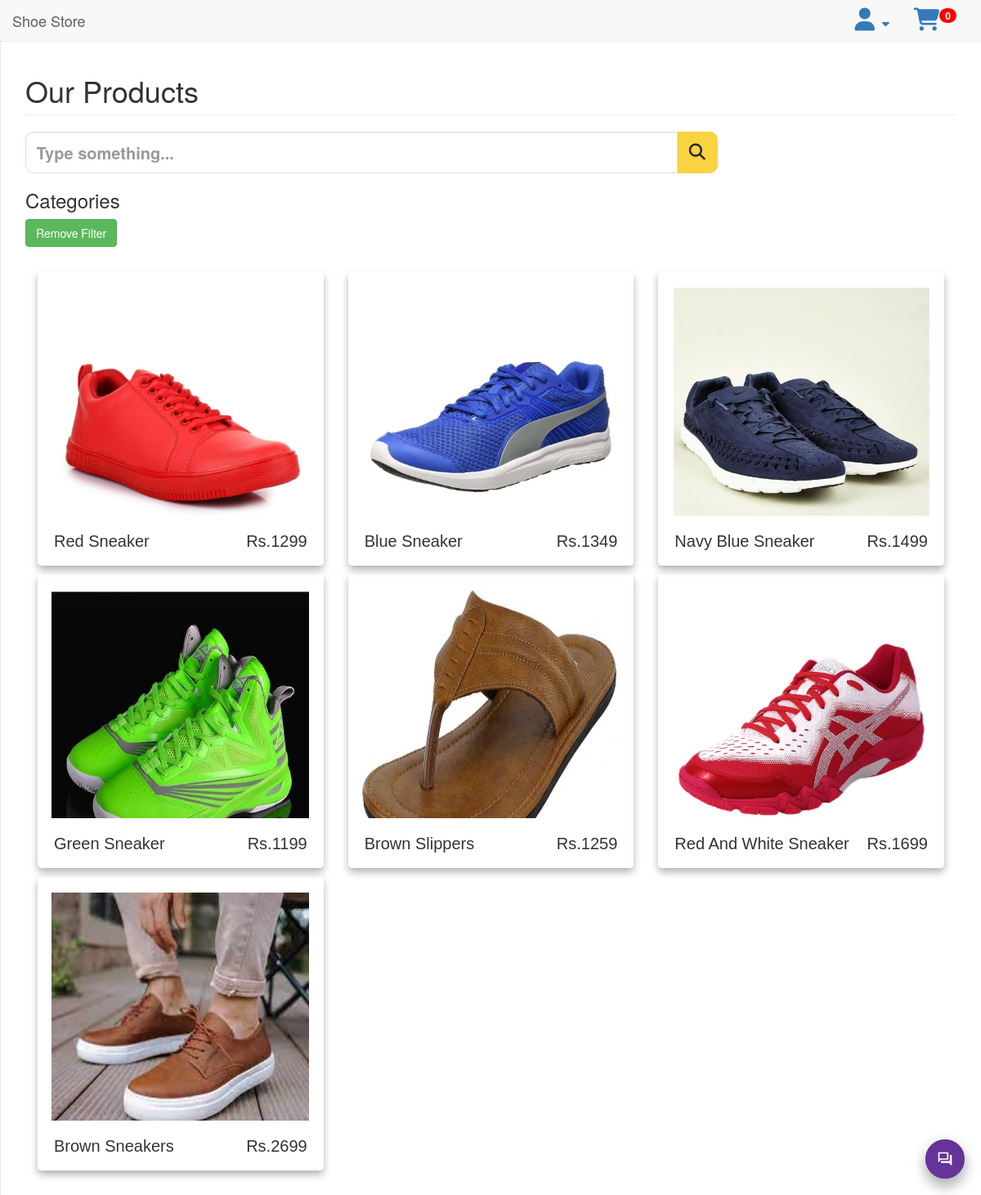
The page /client/index_men.php on the database its author committed.
### tables this page shows
CREATE TABLE `product` (
  `id` int(11) NOT NULL,
  `cat_id` int(11) NOT NULL,
  `p_name` varchar(250) NOT NULL,
  `p_quantity` int(11) NOT NULL,
  `price` int(11) NOT NULL,
  `photo` varchar(255) NOT NULL
);

### client/index_men.php (the view, shortened to what this page needs)
<?php include("connection.php");
$query = "SELECT * FROM temp";
$res_query = mysqli_query($con, $query);
$chk_query = mysqli_num_rows($res_query);
$row_temp = mysqli_fetch_array($res_query);
if($chk_query =='1')
{
    $id = $row_temp['loginid'];
    $sql_query = "SELECT * FROM `cart` WHERE user_id = '$id'";
    $result = mysqli_query($con, $sql_query);
    $cnt = mysqli_num_rows($result);
}
else
{
    $sql_query = "SELECT * FROM `cart` WHERE user_id = ''";
    $result = mysqli_query($con, $sql_query);
    $cnt = mysqli_num_rows($result);
}
?>
<!DOCTYPE html>
<html>
<head>
    <link rel="stylesheet" href="https://maxcdn.bootstrapcdn.com/bootstrap/3.3.7/css/bootstrap.min.css">
    <link rel="stylesheet" href="https://cdnjs.cloudflare.com/ajax/libs/metisMenu/2.5.2/metisMenu.css">
    <link rel="stylesheet" href="https://cdnjs.cloudflare.com/ajax/libs/morris.js/0.5.1/morris.css">
    <link rel="stylesheet" href="https://cdnjs.cloudflare.com/ajax/libs/font-awesome/5.15.0/css/all.min.css">
    <link rel="stylesheet" href="https://s3-us-west-2.amazonaws.com/s.cdpn.io/416491/timeline.css">
</head>
<body>
    <?php require_once("bot.php") ?>
    <div id="wrapper">
        <nav class="navbar navbar-default navbar-static-top d-flex" role="navigation" style="margin-bottom: 0">
            <div class="navbar-header">
                <a class="navbar-brand" href="index.php">Shoe Store</a>
            </div>
            <ul class="nav navbar-top-links" style="display:flex;justify-content:flex-end;">
                <?php
                if($chk_query =='1')
                {
                ?>
                <li class="dropdown">
                    <a class="dropdown-toggle" data-toggle="dropdown" href="#">
                        <i class="fa fa-user fa-fw fa-2x"></i> <i class="fa fa-caret-down"></i>
                    </a>
                </li>
                <?php }?>
                <li class="dropdown">
                    <a class="dropdown-toggle" href="cart_home.php">
                        <i class="fas fa-shopping-cart fa-2x"></i><span class="badge"
                            style="background-color: red;"><?php echo $cnt?></span>
                    </a>
                </li>
            </ul>
        </nav>
        <div id="page-wrapper">
            <div class="row">
                <?php
                    $title = "";
                    if (isset($_POST['search']))
                    {
                        $title = $_POST['search'];
                        $sql   = "SELECT * FROM `product` WHERE `p_name` LIKE '%$title%' AND cat_id = 1";
                        $res   = mysqli_query($con, $sql);
                    }
                    else
                    {
                        $sql = "SELECT * FROM `product` WHERE `p_name` LIKE '%$title%' AND cat_id = 1";
                        $res   = mysqli_query($con, $sql);
                        $title = "";
                    }
                ?>
                <div class="col-lg-12">
                    <h1 class="page-header">Our Products</h1>
                </div>
            </div>
            <div class="row">
                <div class="col-lg-9 col-md-12">
                    <form action="" method="POST" class="search-form form">
                        <label class="search-label">
                            <input type="search" name="search" class="form-control search-field"
                                placeholder="Type something..." value="<?php echo $title?>" />
                        </label>
                        <button class="search-submit search-button"><i class="fas fa-search fa-2x"></i></button>
                    </form>
                    <h3>Categories</h3>
                    <a href="index.php"><button class="btn btn-success">Remove Filter</button></a>
                    <br>
                    <br>
                </div>
            </div>
            <div class="row">
                <div class="col-lg-12 container d-flex flex-wrap">
                    <?php
            if(mysqli_num_rows($res)>='1')
            {
				while($row=mysqli_fetch_array($res))
  				{
  				?>
                    <form action="cart.php" method="GET" class="col-lg-4 col-md-6">
                        <div class="card">
                            <figure>
                                <img src="../admin/uploaded/<?php echo $row['photo']; ?>" style="height:340px" alt="">
                            </figure>
                            <section class="details">
                                <div class="min-details">
                                    <h1><?php echo $row['p_name'];?></h1>
                                    <h1 class="price">Rs.<?php echo $row['price'];?></h1>
                                </div>
                                <div class="options">
                                    <div class="options-size" style="display:flex">
                                    </div>
                                </div>
                            </section>
                        </div>
                    </form>
                    <?php
				}
            }
            else
            {
                echo "<script>alert('The requested item does not exist')</script>";
                echo ("<script>location.href='index_men.php'</script>");
            }
				?>
                </div>
            </div>
        </div>
    </div>
</body>
</html>

### rows shown on the page
product: photo (picture), p_name "Red Sneaker", price "1299"
product: photo (picture), p_name "Blue Sneaker", price "1349"
product: photo (picture), p_name "Navy Blue Sneaker", price "1499"
product: photo (picture), p_name "Green Sneaker", price "1199"
product: photo (picture), p_name "Brown Slippers", price "1259"
product: photo (picture), p_name "Red And White Sneaker", price "1699"
product: photo (picture), p_name "Brown Sneakers", price "2699"

### other values the page prints
$cnt "0"
